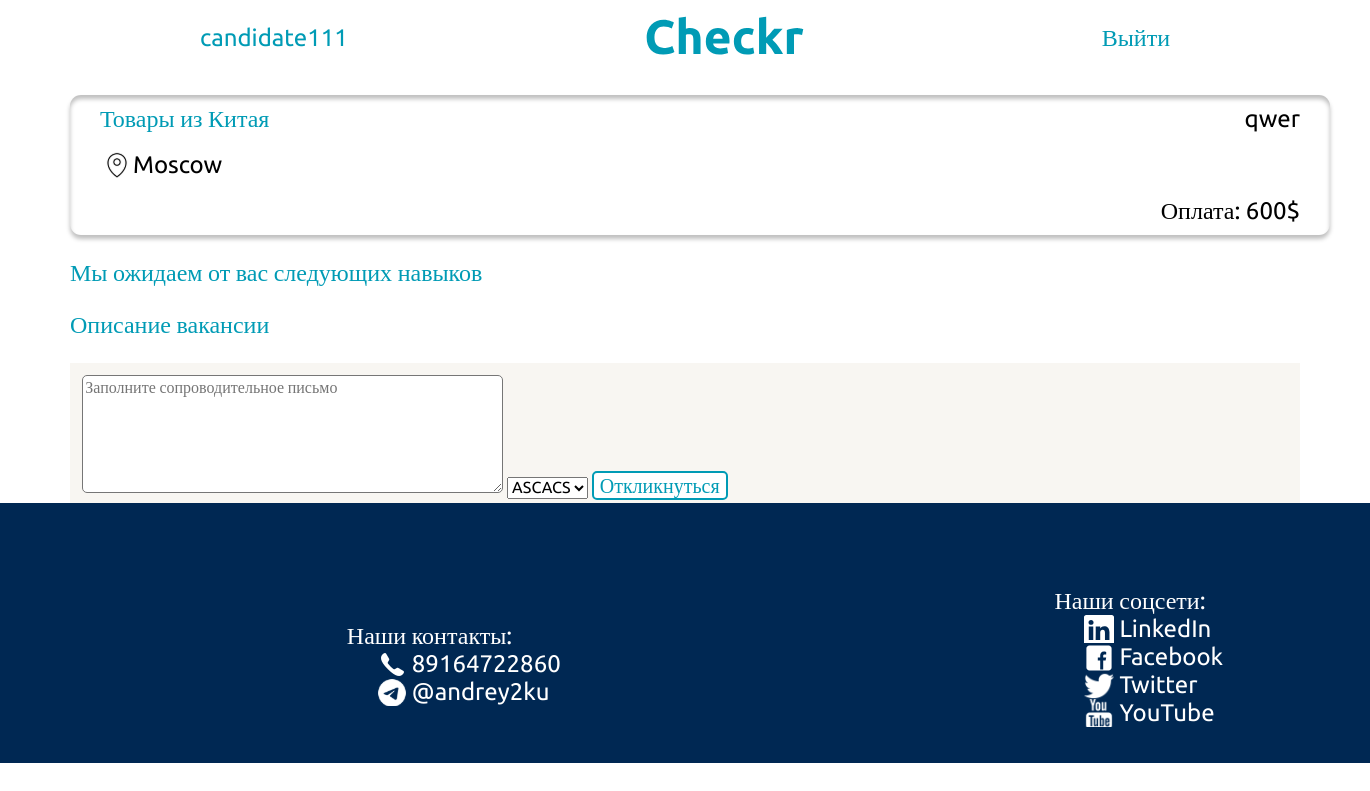
Before: /vacancy_view/2/0 (signed in) with the older database file.
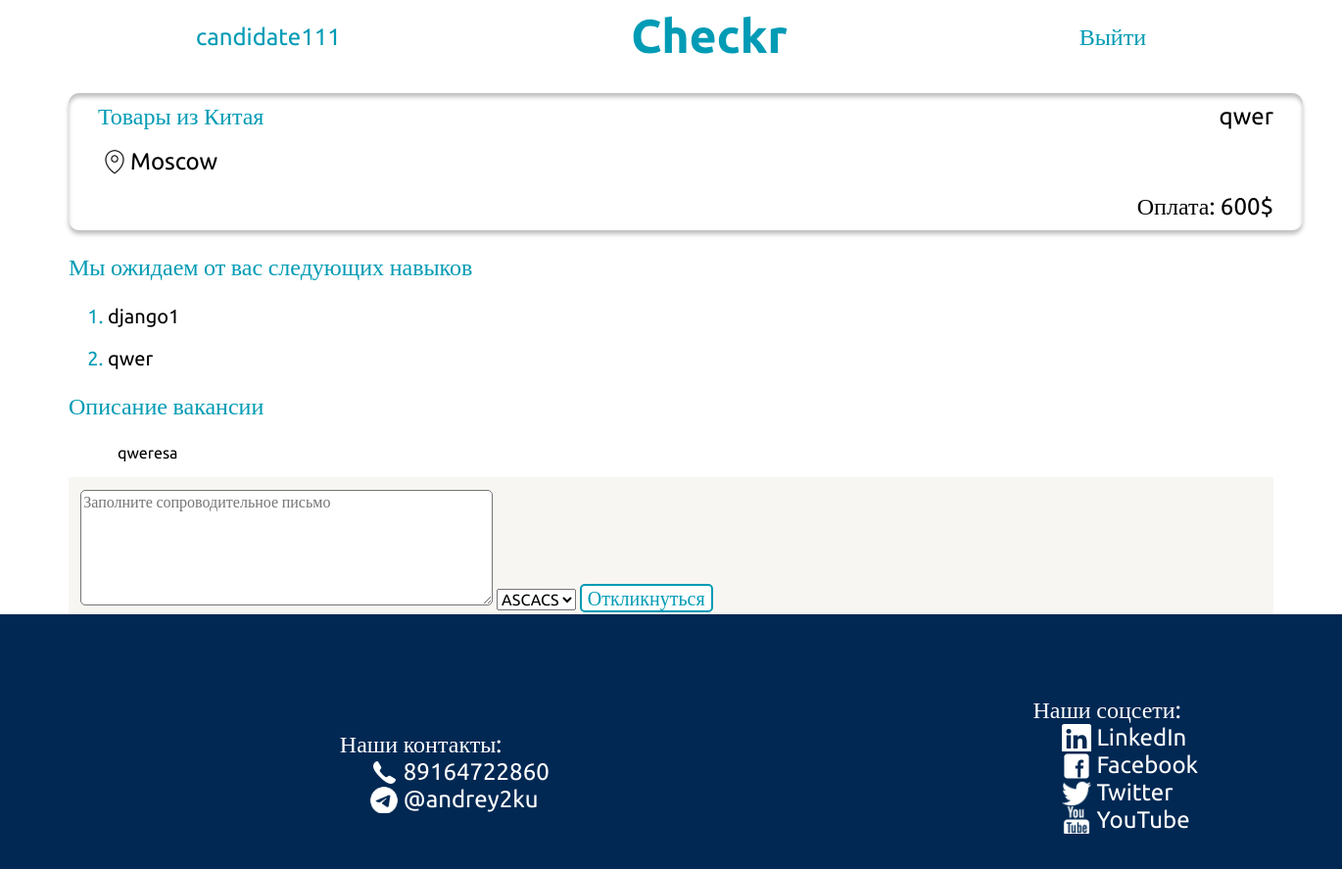
After: the same page with the newer database file.
### my_hh_app/models.py (models this page shows, shortened)
class Vacancies(models.Model):
    title = models.CharField("Title", max_length=200)
    location = models.CharField("Location", max_length=200)
    salary = models.CharField("salary", max_length=200)
    skills = models.ManyToManyField(Skills)
    author = models.ForeignKey(User, on_delete=models.SET_NULL, null=True)
    company_name = models.ForeignKey(Companies, on_delete=models.SET_NULL, null=True)
    description = models.TextField("description", default="")

class Companies(models.Model):
    company_name = models.CharField("company_name", max_length=200)
    author = models.ForeignKey(User, on_delete=models.SET_NULL, default="", null=True)
    foundation_data = models.DateField("foundation_data", default=datetime.datetime.now(), null=True)
    industry = models.CharField("industry", max_length=200, default="", null=True)
    strategy_description = models.TextField("Strategy_description", default="", null=True)
    def __str__(self):
        return self.company_name

class Skills(models.Model):
    skill = models.CharField("skill", max_length=200)
    is_checked = models.BooleanField("is_checked", default="False")
    def __str__(self):
        return self.skill

### my_hh_app/views.py (the view, shortened to what this page needs)
# urls.py: path("vacancy_view/<int:id>/<int:is_own>", views.vacancy_view),
@login_required
def vacancy_view(request, id, is_own):
    cure_user = request.user
    cure_user_status = UserStatus.objects.get(user=cure_user).status
    vacancy = Vacancies.objects.get(id=id)
    context = {"status":cure_user_status}
    if cure_user_status == "candidate":
        resume = Resume.objects.filter(author=cure_user)
        form = ResponsesForm(cure_user)
        context["vacancy"]= vacancy
        context["form"]= form
        return render(request, "my_hh_app/vacancy_view.html", context)

### my_hh_app/forms.py
class ResponsesForm(forms.ModelForm):
    cover_letter = forms.CharField(
        widget = forms.Textarea(attrs={'class': 'cover__letter__input', 'placeholder':'Заполните сопроводительное письмо'})
    )
    def __init__(self, user, *args, **kwargs):
        resume = Resume.objects.filter(author=user)
        options = []
        super().__init__(*args, **kwargs)
        for i in resume:
            options.append((i.id, str(i)))
        self.fields['resumes'] = forms.ChoiceField(
            choices=[(i.id, str(i)) for i in resume],
            widget=forms.Select(attrs={'class':'resume__choise'}))
    class Meta:
        model = ResponsesVacancy
        fields = ["cover_letter", ]

### my_hh_app/models.py (called while the page is built)
    def __str__(self):
        return self.spec

### my_hh_app/templates/my_hh_app/vacancy_view.html (shortened to what this page needs)
<!DOCTYPE html>
<html lang="en">
<head>
</head>
<body>
{% extends 'my_hh_app/vacancy_view_base.html' %}
{% block vacancy_view_content %}
{% if status == "candidate" %}
<div class="response__background__div">
<form method="post" class="cover__letter__form">
    {{form.cover_letter}}
    {{form.resumes}}
    <button class="respond__btn" type="submit"> Откликнуться </button>
      </form>
</div>
{% else %}
<p class="ol__header">Чтобы оставить отклик, зарегистрируйтесь, как соискатель</p>
{% endif %}
{% endblock %}

### my_hh_app/templates/my_hh_app/vacancy_view_base.html (shortened to what this page needs)
<!DOCTYPE html>
<html lang="en">
<head>
</head>
<body>
{% extends 'my_hh_app/base.html' %}
{% block content %}
<section class="vacancy__view__section">
    <div class="vacancies__card">
          <div class="vacancies__card__div__1">
            <a class="vacancy__name" href="/vacancy_view/{{vacancy.id}}/0">{{vacancy.title}}</a>
            <a class="company__name" href="#"> {{vacancy.company_name}}</a>
          </div>
          <div class="vacancies__card__div__2">
            <span class="vacancies__city">{{vacancy.location}}</span>
          </div>
          <div class="vacancies__card__div__3">
            <span class="salary">Оплата: {{vacancy.salary}}</span>
          </div>
        </div>
        <div class="vacancy__view__list">
          <p class="ol__header"> Мы ожидаем от вас следующих навыков</p>
          <ol class="vacancy__view__list__ol">
            {% for el in vacancy.skills.all %}
            <li><p class="vacancy__view__p">{{el}}</p></li>
            {% endfor %}
          </ol>
        </div>
        <div class="vacancy__view__list">
          <p class="ol__header"> Описание вакансии</p>
          <p class="vacancy__description__p">{{vacancy.description}}</p>
        </div>
        {% block vacancy_view_content %}
{% endblock %}
      </section>
{% endblock %}

Changed rows visible on the page:
changed Vacancies "Товары из Китая": description (not shown) → "qweresa"
now on this page (row unchanged): Skills: skill "django1"
now on this page (row unchanged): Skills: skill "qwer"
